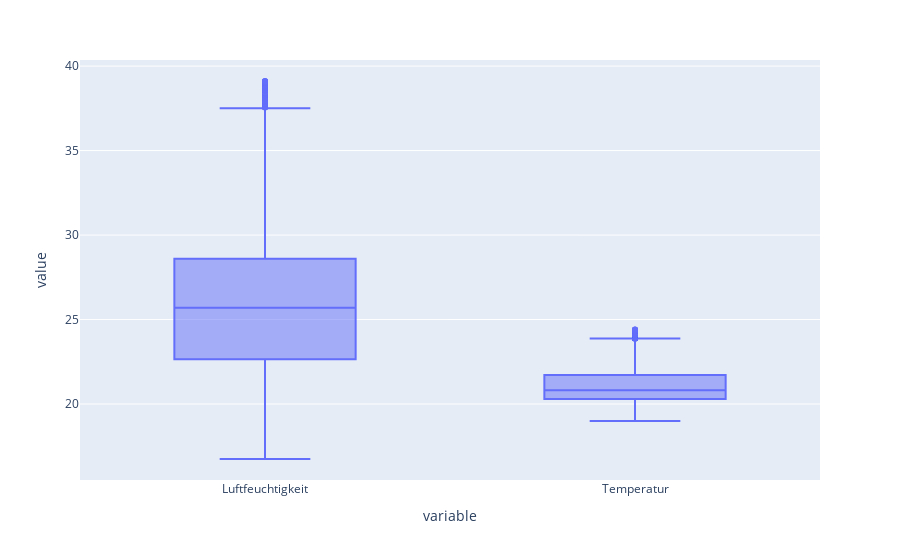

The notebook cell saved with this chart:
### Code cell
px.box(df,y=["Luftfeuchtigkeit","Temperatur"])

### Figure 1 — Plotly figure (JSON) as saved in the notebook; plotly's stock layout.template omitted (floating-point values rounded to 4 significant figures; data arrays with more than 128 entries replaced by an {"elided": "..."} marker saying what was removed)
{"data": [{"alignmentgroup": "True", "hovertemplate": "variable=%{x}<br>value=%{y}<extra></extra>", "legendgroup": "", "marker": {"color": "#636efa"}, "name": "", "notched": false, "offsetgroup": "", "orientation": "v", "showlegend": false, "type": "box", "x": {"elided": "28176 str values"}, "x0": " ", "xaxis": "x", "y": {"elided": "28176 float values"}, "y0": " ", "yaxis": "y"}], "layout": {"boxmode": "group", "legend": {"tracegroupgap": 0}, "margin": {"t": 60}, "xaxis": {"anchor": "y", "domain": [0, 1], "title": {"text": "variable"}}, "yaxis": {"anchor": "x", "domain": [0, 1], "title": {"text": "value"}}}}
